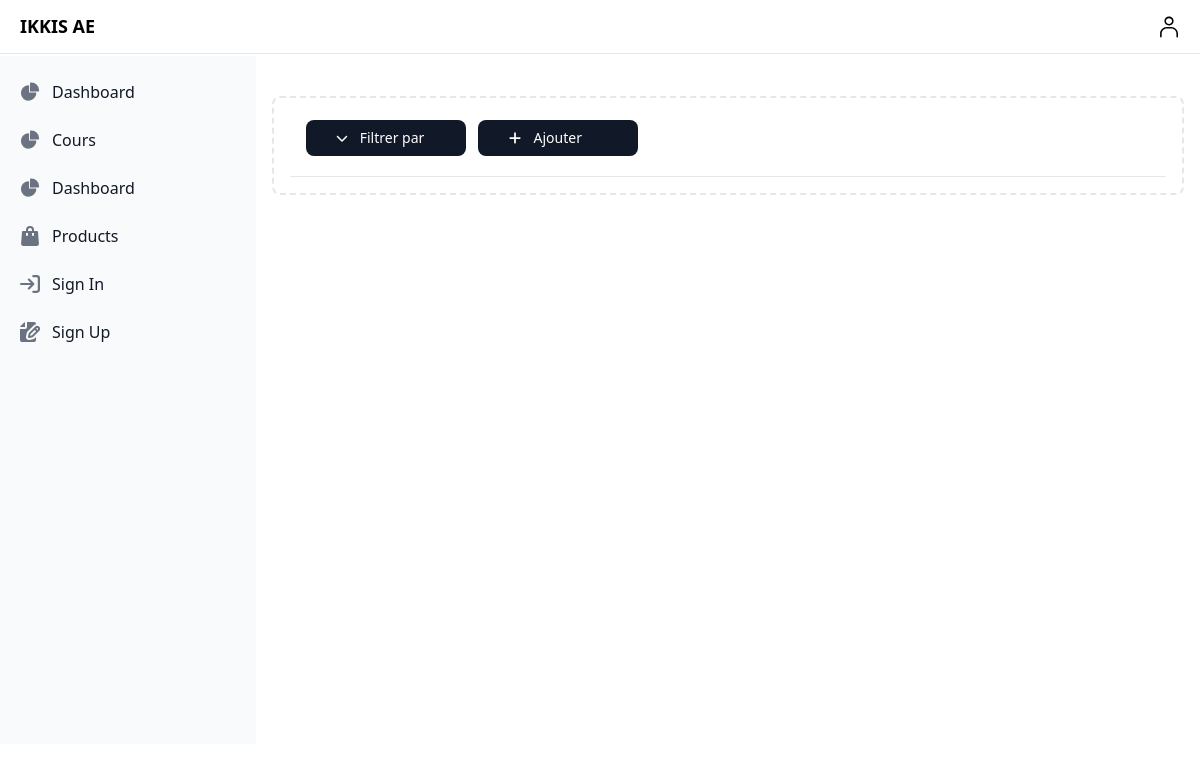
/my_dashboard/my_offers/inactive_offers, run on an earlier commit of the app's database.
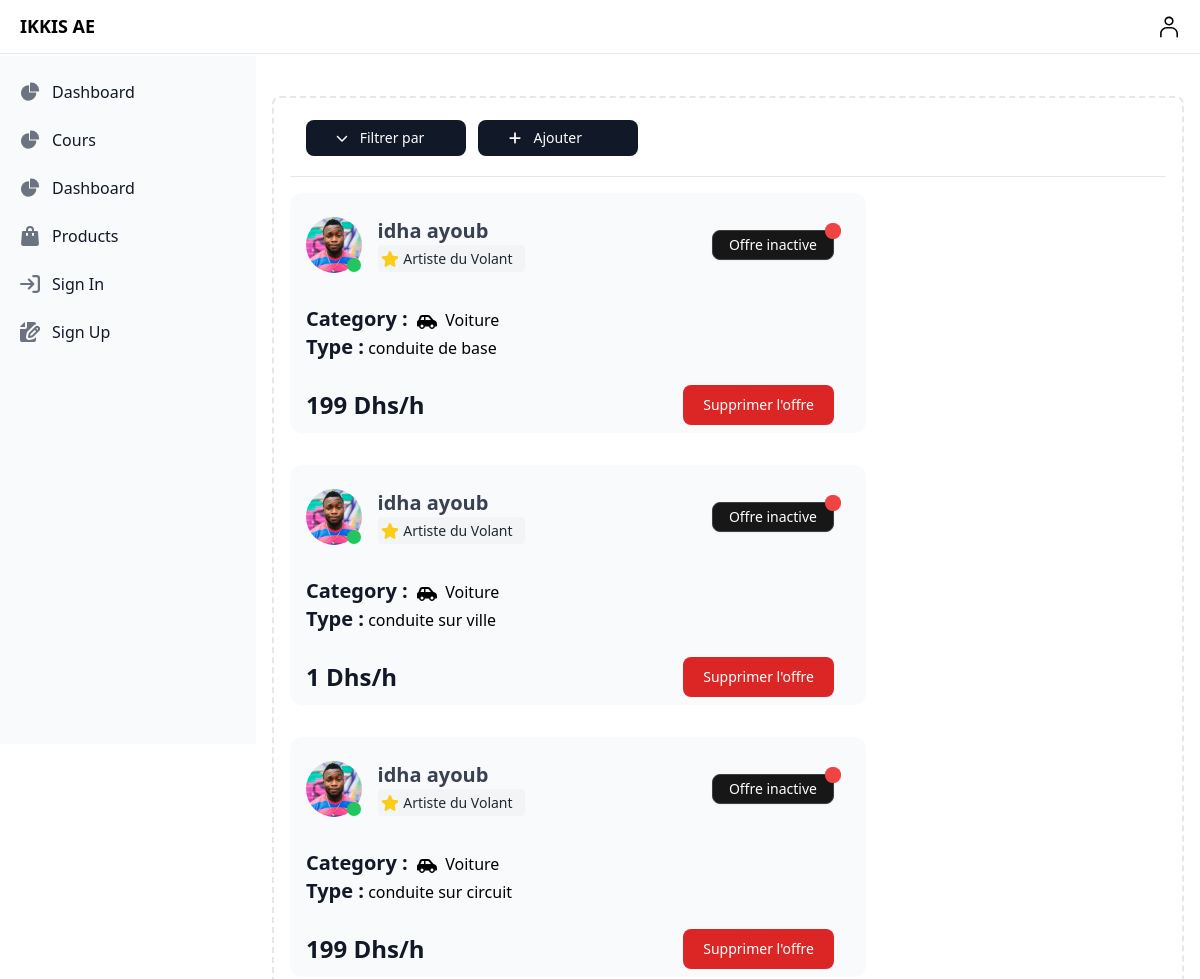
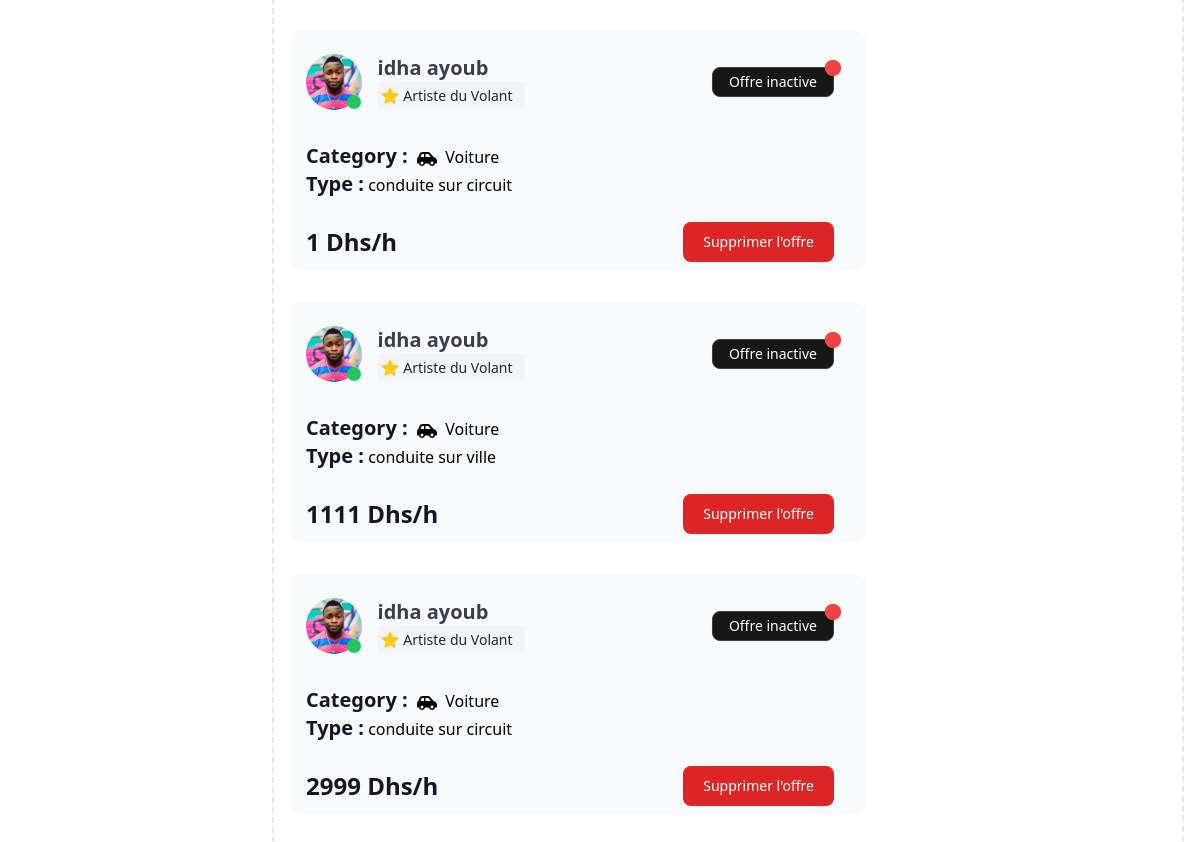
And on a later commit of the database (2 pictures, top to bottom).
### app/models.py (models this page shows, shortened)
class Driving_offer(models.Model):
    conduite_de_base='conduite de base'
    conduite_sur_ville='conduite sur ville'
    conduite_sur_circuit='conduite sur circuit'
    driving_offer_CHOICES=[
        (conduite_de_base,'conduite de base'),
        (conduite_sur_ville,'conduite sur ville'),
        (conduite_sur_circuit,'conduite sur circuit'),
    ]
    driver=models.ForeignKey(Driver,on_delete=models.CASCADE,null=True)
    offer_type=models.CharField(max_length=30,choices=driving_offer_CHOICES)
    price_per_hour=models.IntegerField(null=True)
    is_active=models.BooleanField(null=True,default=False)

class Driver(models.Model):
    CAR = 'Voiture'
    MOTO = 'Moto'
    POIDS_LOURD = 'Poids Lourd'
    VEHICLE_CHOICES = [
        (CAR ,'Voiture'),
        (MOTO ,'Moto'),
        (POIDS_LOURD ,'Poids lourd'),
    ]
    Artiste_du_Volant='Artiste du Volant'
    Maitre_Conducteur='Maitre Conducteur'
    Expert_au_Volant='Expert au Volant'
    LEVEL_CHOICES=[
        (Artiste_du_Volant, 'Artiste du Volant'),
        (Maitre_Conducteur, 'Maitre Conducteur'),
        (Expert_au_Volant, 'Expert au Volant'),
    ]
    user=models.OneToOneField(User,on_delete=models.CASCADE,null=True)
    level=models.CharField(max_length=20,choices=LEVEL_CHOICES,null=True)
    is_driver=models.BooleanField(null=True)
    vehicle = models.CharField(max_length=20, choices=VEHICLE_CHOICES,null=True)

class User_otherfields(models.Model):
    user=models.OneToOneField(User,on_delete=models.CASCADE,null=True)
    profile_image=models.ImageField(upload_to="static" , null=True)
    cni=models.CharField(max_length=10,blank=True)

### sfe/views.py (the view)
# urls.py: path("my_dashboard/my_offers/inactive_offers", views.inactive_driving_offer, name="inactive_driving_offer"),
def inactive_driving_offer(request):
    driving_offers=Driving_offer.objects.filter(is_active=False)
    context={
        'driving_offers':driving_offers,
    }
    return render(request,"driver/driver_offers.html",context)

### templates/driver/driver_offers.html (shortened to what the changed rows need)
{% extends 'user/my_dash.html' %}
{% load static %}
{% block content %}
<div class="p-4 sm:ml-64 ">
  {% include 'msg/msg.html' %}
          <div class="p-4 border-2 border-gray-200 border-dashed rounded-lg  ">
                            {% for i in driving_offers  %}
                            <div
                            class="inline-block my-4  w-full max-w-[36rem]  rounded-xl bg-gray-50 px-4 py-2  z-10 ">
                            <div
                              class="relative flex items-center gap-4 pt-0 pb-8 mx-0 mt-4 overflow-hidden text-gray-700  shadow-none   z-10">
                                <div class="relative inline-flex">
                                  <img
                                    src="{{i.driver.user.user_otherfields.profile_image.url}}"
                                    alt="profile picture"
                                    class="inline-block relative object-cover object-center !rounded-full w-16 h-14 " />
                                    {% if i.driver.user.is_active is True %}
                                    <span
                                    class="absolute min-w-[14px] min-h-[14px] rounded-full py-1 px-1 text-xs font-medium content-[''] leading-none grid place-items-center bottom-[14%] right-[14%] translate-x-2/4 translate-y-2/4 bg-green-500 text-white">
                                  </span>
                                  {% else %}
                                  <span
                                  class="absolute min-w-[14px] min-h-[14px] rounded-full py-1 px-1 text-xs font-medium content-[''] leading-none grid place-items-center bottom-[14%] right-[14%] translate-x-2/4 translate-y-2/4 bg-red-500 text-white">
                                </span>
                                    {% endif %}
                                </div>
                              <div class="flex w-full flex-col gap-0.5">
                                <div class="flex items-center justify-between">
                                  <h5
                                    class="block font-sans text-xl antialiased font-semibold leading-snug tracking-normal text-blue-gray-900">
                                    {{i.driver.user.last_name}} {{i.driver.user.first_name}}<br>
                                    {% if i.driver.level == 'Artiste du Volant' %}
                                    <div class=" text-base font-medium text-gray-900 whitespace-nowrap my-1">
                                     <span class="bg-gray-100 text-gray-800 text-sm font-medium me-2 py-1 pr-1 pl-0.5 rounded  ">
                                             <p class="me-2 inline-block ">Artiste du Volant</p>
                                     </span>
                                   </div>
                                    {% endif %}
                                  </h5>
                                  <div class="flex items-center gap-0 ">
                                    {% if i.is_active is True %}
                                    <button type="button" class="m-1 ms-0 mr-4 relative py-1 px-4 inline-flex items-center gap-x-2 text-sm font-medium rounded-lg border  shadow-sm disabled:opacity-50 bg-neutral-900 border-neutral-700 text-white hover:bg-neutral-800 z-50">
                                        <a  class="hover:opacity-0">Offre active</a>
                                        <span class="bg-neutral-800 py-1 px-6 absolute top-1/2 left-1/2 transform -translate-x-1/2 -translate-y-1/2 opacity-0 transition-opacity duration-300 hover:opacity-100 text-white  rounded-md ">
                                          <p class="inline-block "><a href="{% url 'inactivate_driving_offer' offer_id=i.id %}">Inactiver</a> </p>
                                      </span>
                                     <span class="flex absolute top-0 end-0 -mt-2 -me-2">
                                       <span class="animate-ping absolute inline-flex size-full rounded-full bg-green-500 opacity-75 "></span>
                                       <span class="relative inline-flex text-xs bg-green-500 text-white rounded-full py-2 px-2">
                                       </span>
                                     </span>
                                   </button>
                                   {% else %}
                                   <button type="button" class="m-1 ms-0 mr-4 relative py-1 px-4 inline-flex items-center gap-x-2 text-sm font-medium rounded-lg border  shadow-sm disabled:opacity-50 bg-neutral-900 border-neutral-700 text-white hover:bg-neutral-800 z-50">
                                    <a  class="hover:opacity-0">Offre inactive</a>
                                 <span class="flex absolute top-0 end-0 -mt-2 -me-2">
                                   <span class="relative inline-flex text-xs bg-red-500 text-white rounded-full py-2 px-2">
                                   </span>
                                 </span>
                               </button>
                                    {% endif %}
                                  </div>
                                </div>
                              </div>
                            </div>
                            <div class="p-0 mb-6">
                              <p class="inline-block text-xl font-bold text-gray-900">Category :&nbsp;  </p>
                              <div class="inline-block">
                                <p class="block font-sans text-base antialiased font-light leading-relaxed text-inherit">
                                  <p class="block font-sans text-base antialiased font-light leading-relaxed text-blue-gray-900">
                                    {% if i.driver.vehicle == "Voiture" %}
                                    <td class="text-base font-medium text-gray-900 whitespace-nowrap ">
                                      Voiture
                                    </td>
                                    {% endif %}
                               </p>
                                </p>
                              </div>
                              <p class="block font-sans text-base antialiased font-light leading-relaxed text-inherit">
                               <p class="inline-block text-xl font-bold text-gray-900">
                                  Type :
                               </p> {{i.offer_type}}
                              </p>
                            </div>
                            <div class="flex items-center justify-between">
                              <span class="text-2xl font-bold text-gray-900 ">{{i.price_per_hour}} Dhs/h</span>
                              <button  data-modal-target="popup-modal-{{i.id}}" data-modal-toggle="popup-modal-{{i.id}}" class="text-white bg-red-600 hover:bg-red-700 transition focus:ring-4 focus:outline-none mr-4 font-medium rounded-lg text-sm px-5 py-2.5 text-center ">Supprimer l'offre</button>
                            </div>
                          </div>
                            {% endfor %}
 </div>
        </div>
      </div>
{% endblock content %}

What changed in the data, as far as the page shows it:
added Driving_offer: driver.user.user_otherfields.profile_image (picture), driver.user.last_name "idha", driver.user.first_name "ayoub", shows "Artiste du Volant", is_active "Offre inactive", shows "Voiture", offer_type "conduite de base", price_per_hour "199"
added Driving_offer: driver.user.user_otherfields.profile_image (picture), driver.user.last_name "idha", driver.user.first_name "ayoub", shows "Artiste du Volant", is_active "Offre inactive", shows "Voiture", offer_type "conduite sur ville", price_per_hour "1"
added Driving_offer: driver.user.user_otherfields.profile_image (picture), driver.user.last_name "idha", driver.user.first_name "ayoub", shows "Artiste du Volant", is_active "Offre inactive", shows "Voiture", offer_type "conduite sur circuit", price_per_hour "199"
added Driving_offer: driver.user.user_otherfields.profile_image (picture), driver.user.last_name "idha", driver.user.first_name "ayoub", shows "Artiste du Volant", is_active "Offre inactive", shows "Voiture", offer_type "conduite sur circuit", price_per_hour "1"
added Driving_offer: driver.user.user_otherfields.profile_image (picture), driver.user.last_name "idha", driver.user.first_name "ayoub", shows "Artiste du Volant", is_active "Offre inactive", shows "Voiture", offer_type "conduite sur ville", price_per_hour "1111"
added Driving_offer: driver.user.user_otherfields.profile_image (picture), driver.user.last_name "idha", driver.user.first_name "ayoub", shows "Artiste du Volant", is_active "Offre inactive", shows "Voiture", offer_type "conduite sur circuit", price_per_hour "2999"
